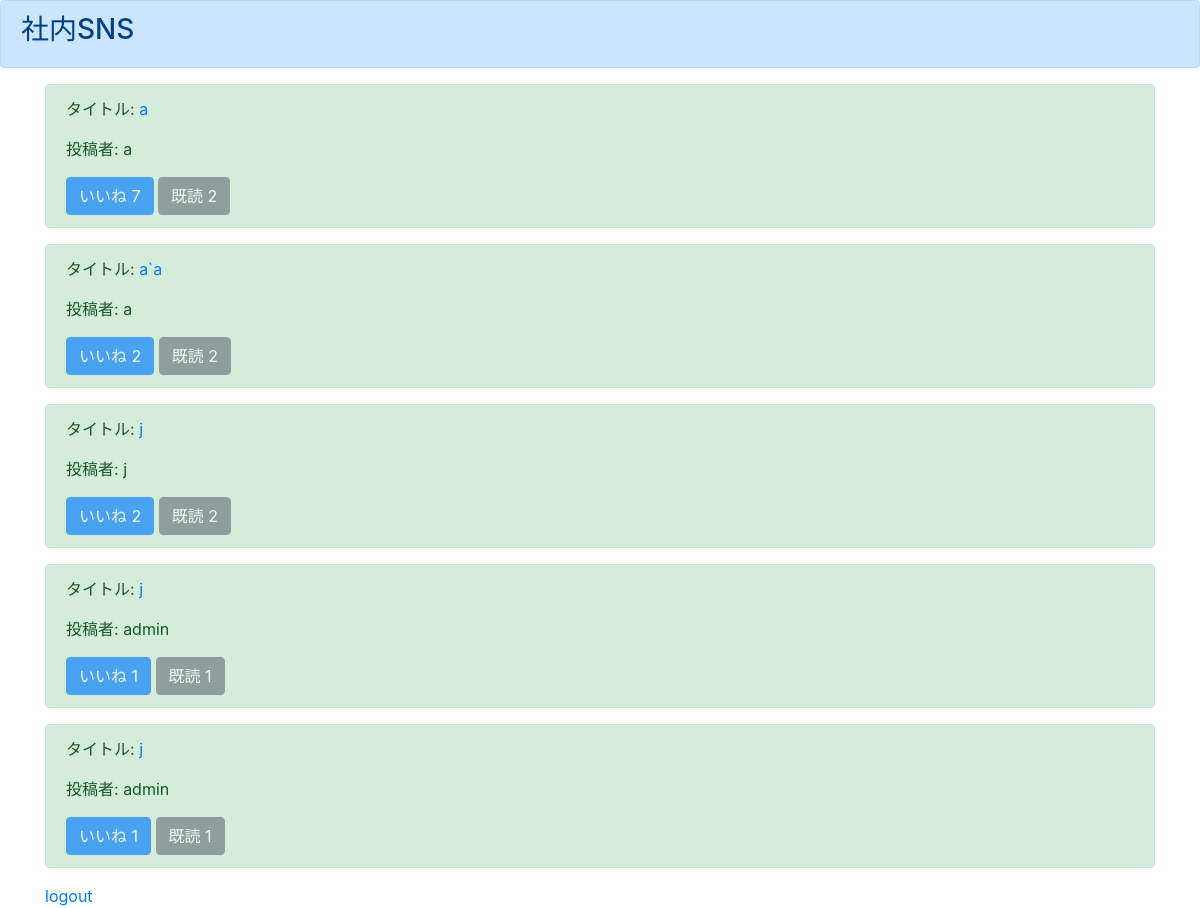
Screenshot of /list/ (signed in) with the database file from the repository.
### boardapp/models.py (models this page shows, shortened)
class BoardModel(models.Model):
  title = models.CharField(max_length=100)
  content = models.TextField()
  author = models.CharField(max_length=50)
  snsimage = models.ImageField(upload_to='')
  good = models.IntegerField(null=True, blank=True, default=1)
  read = models.IntegerField(null=True, blank=True, default=1)
  readtext = models.TextField(null=True, blank=True, default='a')

### boardapp/views.py (the view)
# urls.py: path('list/', listfunc, name='list'),
def listfunc(request):
  object_list = BoardModel.objects.all()
  return render(request, 'list.html', {'object_list' : object_list})

### templates/list.html
{% extends 'base.html' %}
{% block header %}
<div class="alert alert-primary" role="alert">
<h3>社内SNS</h3>
</div>
{% endblock header %}
{% block content %}
{% if user.is_authenticated %}
<div class="container">
  {% for item in object_list %}
  <div class="alert alert-success" role="alert">
   <p>タイトル: <a href="{% url 'detail' item.pk %}">{{item.title}}</a></p>
   <p>投稿者: {{item.author}}</p>
   <a href="#" class="btn btn-primary disabled" role="button" aria-pressed="true">いいね {{ item.good }}</a>
  <a href="#" class="btn btn-secondary disabled" role="button" aria-pressed="true">既読 {{ item.read }}</a>
  </div>
  {% endfor %}
  <a href="{% url 'logout' %}">logout</a>
</div>
{% else %}
  please login
{% endif %}
{% endblock content %}

### templates/base.html (shortened to what this page needs)
<!doctype html>
<html lang="ja">
  <head>
    <link rel="stylesheet" href="https://stackpath.bootstrapcdn.com/bootstrap/4.2.1/css/bootstrap.min.css">
  </head>
   {% block header %}
   {% endblock header %}
     {% block content %}
     {% endblock content %}
</html>

### rows the page displays
BoardModel: title "a", author "a", good "7", read "2"
BoardModel: title "a`a", author "a", good "2", read "2"
BoardModel: title "j", author "j", good "2", read "2"
BoardModel: title "j", author "admin", good "1", read "1"
BoardModel: title "j", author "admin", good "1", read "1"
